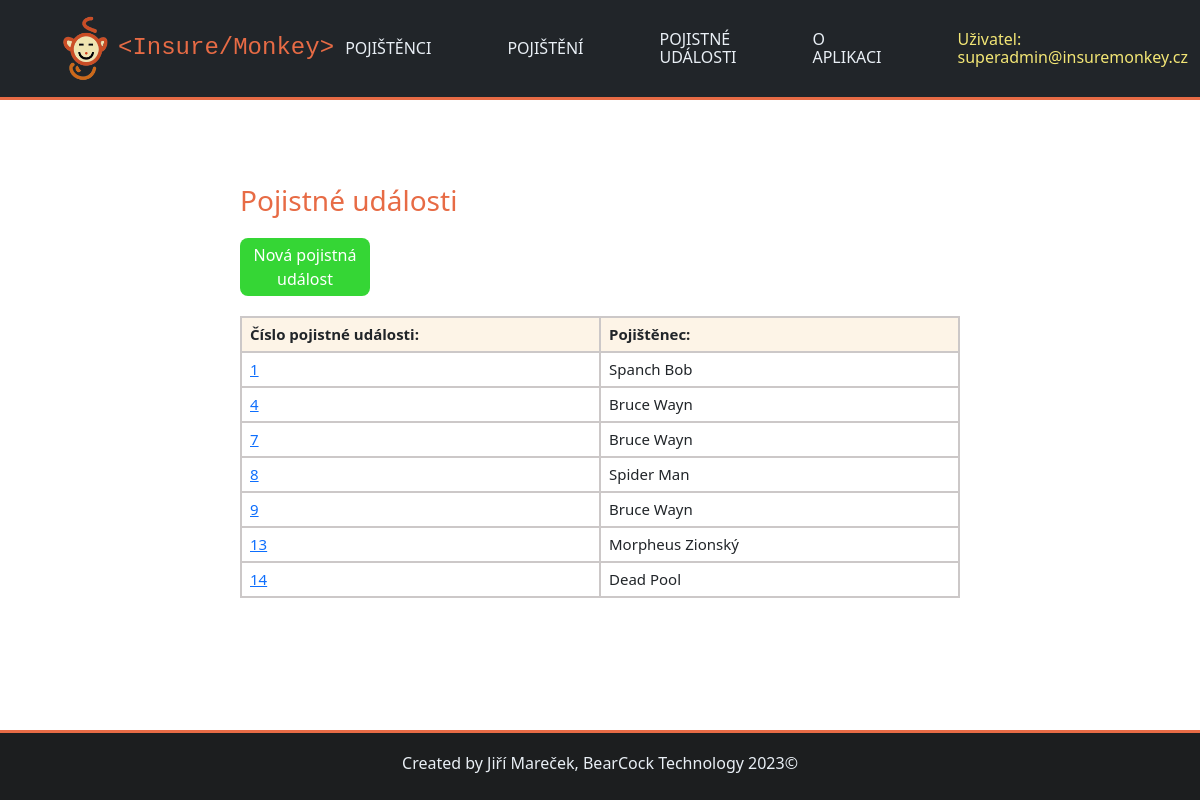
The page /insuremonkey/pojistne_udalosti/ (signed in) on the database its author committed.
### insuremonkey/models.py (models this page shows, shortened)
class Uzivatel(AbstractBaseUser):
    email = models.EmailField(max_length=50, unique=True)
    is_admin = models.BooleanField(default=False) #zjistí, zda je uživatel admin
    class Meta:
        verbose_name = "uživatel"
        verbose_name_plural = "uživatelé"
    objects = UzivatelManager() #slouží k spravování uživatelů v aplikaci.
    USERNAME_FIELD = "email" #určuje, že email bude použit jako uživatelské jméno v Django.

class PojistnaUdalost(models.Model):
    pojistenec = models.ForeignKey(Pojistenec, on_delete=models.CASCADE, verbose_name="Pojištěnec")
    cislo_pojistne_udalosti = models.AutoField(primary_key=True, verbose_name="Číslo pojistné události")
    pojistna_udalost = models.CharField(max_length=300, verbose_name="Pojistná událost")
    vyplacena_castka = models.FloatField(default=0, verbose_name="Vyplacená částka")
    class Meta:
        verbose_name = "Pojistná událost"
        verbose_name_plural = "Pojistné události"

class Pojistenec(models.Model):
    jmeno = models.CharField(max_length=20, verbose_name="Jméno")
    prijmeni = models.CharField(max_length=50, verbose_name="Příjmení")
    email = models.CharField(max_length=50, verbose_name="E-mail")
    telefon = models.IntegerField(default=0, verbose_name="Telefon")
    ulice = models.CharField(max_length=100, verbose_name="Ulice a číslo popisné")
    mesto = models.CharField(max_length=50, verbose_name="Město")
    psc = models.IntegerField(default=0, verbose_name="PSČ")
    def __init__(self, *args, **kwargs):
        super(Pojistenec, self).__init__(*args, **kwargs)
    class Meta:
        verbose_name = "Pojištěnec"
        verbose_name_plural = "Pojištěnci"

### insuremonkey/views.py (the view)
# urls.py: path("pojistne_udalosti/", views.PojistneUdalosti.as_view(), name="pojistne_udalosti"),
class PojistneUdalosti(generic.ListView):
    template_name = "insuremonkey/pojistne_udalosti.html"
    context_object_name = "pojistne_udalosti"
    def get_queryset(self):
        return PojistnaUdalost.objects.all().order_by("cislo_pojistne_udalosti")

### insuremonkey/templates/insuremonkey/pojistne_udalosti.html
{% extends "base.html" %}
{% block content %}
<h3 class="barevny_text">Pojistné události</h3>
{% if user.is_admin %}
    <a href= {% url "nova_pojistna_udalost" %}><button class="tlacitko_zelene_novy mx-auto">Nová pojistná událost</button></a>
    <br>
    <div class="container-table">
        <table class="table">
            <thead>
                <tr>
                    <th>Číslo pojistné události:</th>
                    <th>Pojištěnec:</th>
                </tr>
            </thead>
            <tbody>
                {% for pojistna_udalost in pojistne_udalosti %}
                    <tr>
                        <td>
                            <a href="{% url 'pojistna_udalost_detail' pojistna_udalost.pk %}"> {{pojistna_udalost.cislo_pojistne_udalosti}} </a>
                        </td>
                        <td>
                            {{pojistna_udalost.pojistenec.jmeno}} {{pojistna_udalost.pojistenec.prijmeni}}
                        </td>
                    </tr>
                {% endfor %}
            </tbody>
        </table>
    </div>
{% endif %}
{% endblock %}

### insuremonkey/templates/base.html (shortened to what this page needs)
<!DOCTYPE html>
<html lang="cs">
    <head>
        {% load static %}
        {% load bootstrap5 %}
        <link rel="stylesheet" href="{% static 'css/bootstrap.min.css' %}" type="text/css">
        <link rel="stylesheet" href="{% static 'css/style.css' %}" type="text/css">
        <link rel="stylesheet" href="{% static 'css/bootstrap.min.css' %}" type="text/css">
    </head>
    <body>
        <header>
            <nav class="navbar navbar-expand-lg navbar-dark bg-dark">
                <a class="navbar-brand d-flex align-items-center" href="{% url 'index' %}">
                    <img src='/static/insuremonkey/logo.png' class="d-inline-block align-top" width="50" height="70" alt="InsureMonkey"/>
                    <span class="ms-2 logo-text" style="font-size: 24px;">&lt;Insure/Monkey&gt;</span>
                </a>
                <div class="collapse navbar-collapse navbar-dark bg-dark" id="obsah_navigacni_listy">
                    <ul class="navbar-nav">
                        {% if user.is_authenticated %}
                            <li class="nav-item">
                                <a class="nav-link" href="{% url 'pojistenci' %}">Pojištěnci</a>
                            </li>
                        {% endif %}
                            <li class="nav-item">
                                <a class="nav-link" href="{% url 'pojisteni' %}">Pojištění</a>
                            </li>
                        {% if user.is_authenticated %}
                            <li class="nav-item">
                                <a class="nav-link" href="{% url 'pojistne_udalosti' %}">Pojistné události</a>
                            </li>
                        {% endif %}
                        <li class="nav-item">
                            <a class="nav-link" href="{% url 'o_aplikaci' %}">O aplikaci</a>
                        </li>
                        {% if user.is_authenticated %}
                            <li class="nav-item">
                                <span class="nav-link disabled">Uživatel: {{ request.user.email }}</span>
                            </li>
                        {% endif %}
                    </ul>
                </div>
            </nav>
        </header>
        <br>
        <div class="content">
        {% block content %}
        {% endblock %}
        </div>
            <footer>
                Created by Jiří Mareček, BearCock Technology 2023©
            </footer>
    </body>
    </html>

### insuremonkey/static/css/style.css (style rules this page uses)
body { font: 15px; background: #f9f9f9; box-sizing: border-box; color: #414042; display: flex; flex-direction: column; box-sizing: border-box; margin: 0; padding: 80px 0 0 0; min-width: min-content; min-height: 100vh; }
body > header { width: 100%; height: 100px; z-index: 100; position: fixed; z-index: 100; top: 0; }
nav { height: 100px; color: rgb(233, 239, 245); text-decoration: none; border-bottom: 3px solid rgb(231, 107, 69); }
.navbar-brand img { height: 70px; margin: auto 0 auto 60px; display: flex; flex-direction: column; justify-content: center; }
.logo-text { font-weight: normal; font-size: 1.4em; line-height: 1.2em; font-family: 'Courier New'; color: rgb(231, 107, 69) !important; }
nav ul { margin: 0; list-style-type: none; display: flex; align-items: center; height: 100%; width: 96%; justify-content: right; }
nav ul li { padding: 8px 25px; margin: 0 5px; font-size: 1em; line-height: 1.1em; }
nav ul a { text-decoration: none; text-transform: uppercase; color: rgb(233, 239, 245) !important; }
.nav-item:nth-child(5) .nav-link { color: #f3e675 !important; }
.content { width: 60%; margin: 80px auto; }
.table td, .table th, .table tr { border: 2px solid rgb(204, 200, 200); font-size: 15px; line-height: 17px; vertical-align: middle; }
.table { table-layout: fixed; border-collapse: collapse; }
.table thead { background-color: rgb(253, 244, 231); }
button { background-color: rgb(26, 22, 238); color: white; padding: 10px; border: none; border-radius: 8px; margin: 8px; width: 200px; }
button.tlacitko_zelene_novy { background-color: rgb(53, 214, 53); border-radius: 8px; width: 130px; padding: 5px; margin: 20px 0 20px 0; }
.barevny_text { color: rgb(231, 107, 69); margin-bottom: 0; }
footer { position: fixed; width: 100%; height: 70px; background-color: #1c1e1f; color: rgb(233, 239, 245); text-align: center; line-height: 60px; bottom: 0; border-top:3px solid rgb(231, 107, 69); }

### rows shown on the page
Uzivatel: user.email "superadmin@insuremonkey.cz"
PojistnaUdalost: cislo_pojistne_udalosti "1", pojistenec.jmeno "Spanch", pojistenec.prijmeni "Bob"
PojistnaUdalost: cislo_pojistne_udalosti "4", pojistenec.jmeno "Bruce", pojistenec.prijmeni "Wayn"
PojistnaUdalost: cislo_pojistne_udalosti "7", pojistenec.jmeno "Bruce", pojistenec.prijmeni "Wayn"
PojistnaUdalost: cislo_pojistne_udalosti "8", pojistenec.jmeno "Spider", pojistenec.prijmeni "Man"
PojistnaUdalost: cislo_pojistne_udalosti "9", pojistenec.jmeno "Bruce", pojistenec.prijmeni "Wayn"
PojistnaUdalost: cislo_pojistne_udalosti "13", pojistenec.jmeno "Morpheus", pojistenec.prijmeni "Zionský"
PojistnaUdalost: cislo_pojistne_udalosti "14", pojistenec.jmeno "Dead", pojistenec.prijmeni "Pool"
